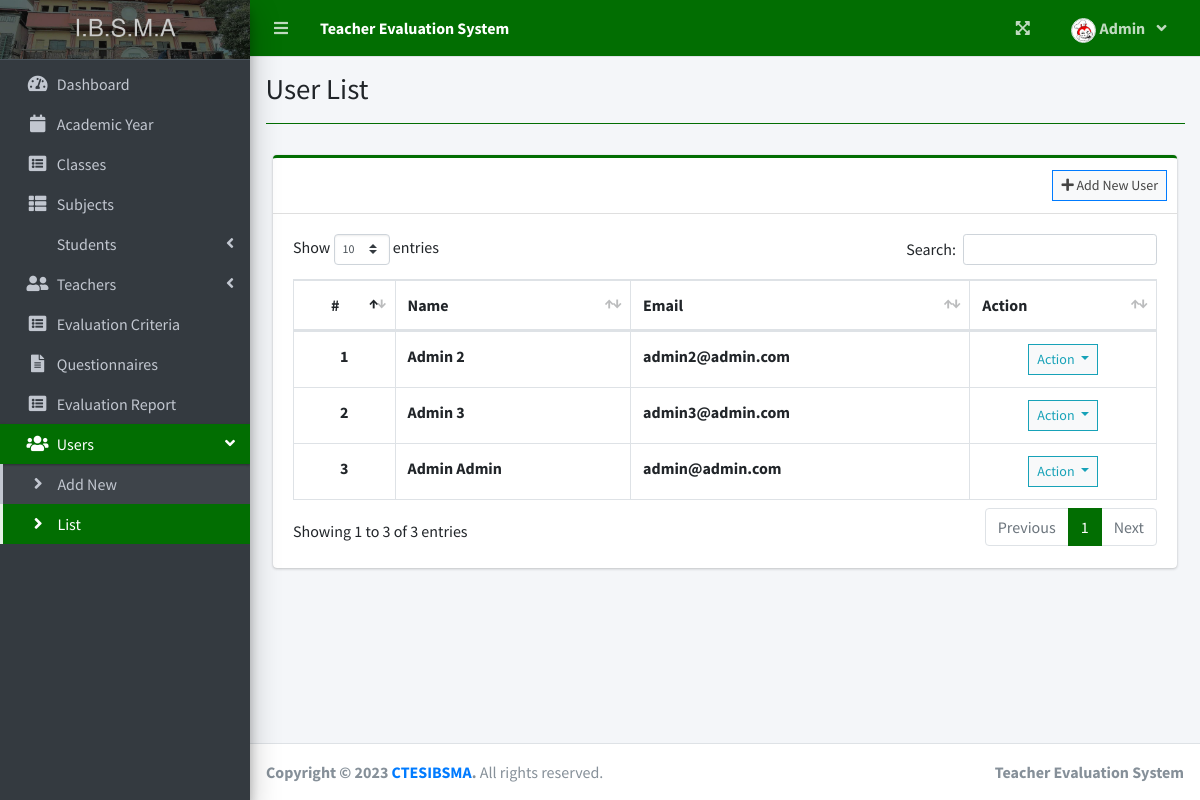
Page /index.php?page=user_list (signed in) on the committed database.
### tables this page shows
CREATE TABLE `users` (
  `id` int(30) NOT NULL,
  `firstname` varchar(200) NOT NULL,
  `lastname` varchar(200) NOT NULL,
  `email` varchar(200) NOT NULL,
  `password` text NOT NULL,
  `avatar` text NOT NULL DEFAULT 'no-image-available.png',
  `date_created` datetime NOT NULL DEFAULT current_timestamp()
);

### admin/user_list.php (the view, shortened to what this page needs)
<?php include'db_connect.php' ?>
<div class="col-lg-12">
	<div class="card card-outline card-success">
		<div class="card-header">
			<div class="card-tools">
				<a class="btn btn-block btn-sm btn-default btn-flat border-primary" href="./index.php?page=new_user"><i class="fa fa-plus"></i> Add New User</a>
			</div>
		</div>
		<div class="card-body">
			<table class="table tabe-hover table-bordered" id="list">
				<thead>
					<tr>
						<th class="text-center">#</th>
						<th>Name</th>
						<th>Email</th>
						<th>Action</th>
					</tr>
				</thead>
				<tbody>
					<?php
					$i = 1;
					$qry = $conn->query("SELECT *,concat(firstname,' ',lastname) as name FROM users order by concat(firstname,' ',lastname) asc");
					while($row= $qry->fetch_assoc()):
					?>
					<tr>
						<th class="text-center"><?php echo $i++ ?></th>
						<td><b><?php echo ucwords($row['name']) ?></b></td>
						<td><b><?php echo $row['email'] ?></b></td>
						<td class="text-center">
							<button type="button" class="btn btn-default btn-sm btn-flat border-info wave-effect text-info dropdown-toggle" data-toggle="dropdown" aria-expanded="true">
		                      Action
		                    </button>
						</td>
					</tr>
				<?php endwhile; ?>
				</tbody>
			</table>
		</div>
	</div>
</div>

### index.php (style rules this page uses)
.card-outline { border-color: #026e02 !important; }

### rows in the picture
users: name "Admin 2", email "admin2@admin.com"
users: name "Admin 3", email "admin3@admin.com"
users: name "Admin Admin", email "admin@admin.com"

### other values in the picture
$_SESSION['system']['name'] "Teacher Evaluation System"
$_SESSION['login_firstname'] "Admin"
$title "User List"
